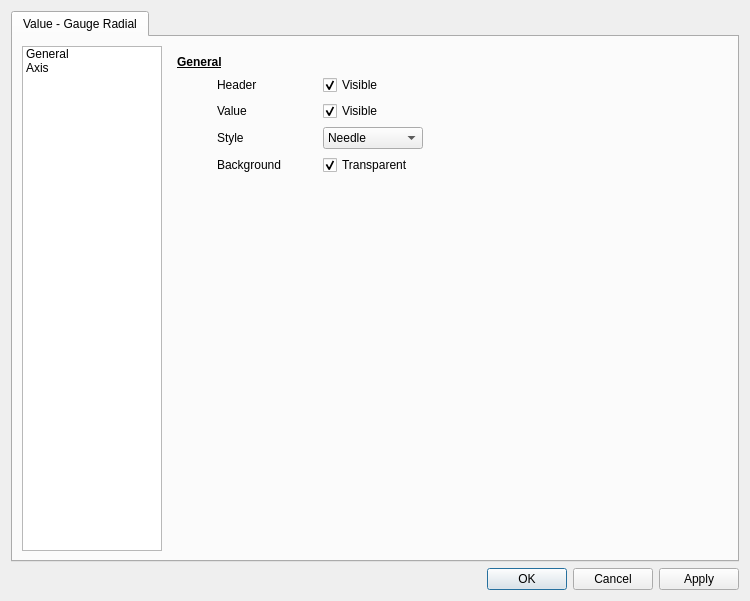
<?xml version="1.0" encoding="UTF-8"?>
<ui version="4.0">
 <class>QTBValueGaugeRadialEditor</class>
 <widget class="QDialog" name="QTBValueGaugeRadialEditor">
  <property name="geometry">
   <rect>
    <x>0</x>
    <y>0</y>
    <width>750</width>
    <height>601</height>
   </rect>
  </property>
  <property name="minimumSize">
   <size>
    <width>750</width>
    <height>550</height>
   </size>
  </property>
  <property name="windowTitle">
   <string>Circular Gauge</string>
  </property>
  <layout class="QVBoxLayout" name="verticalLayout_2">
   <item>
    <widget class="QTabWidget" name="tabWidget">
     <property name="currentIndex">
      <number>0</number>
     </property>
     <property name="tabsClosable">
      <bool>false</bool>
     </property>
     <widget class="QWidget" name="tab">
      <attribute name="title">
       <string>Value - Gauge Radial</string>
      </attribute>
      <layout class="QHBoxLayout" name="horizontalLayout_4">
       <item>
        <widget class="QListWidget" name="listWidget">
         <property name="minimumSize">
          <size>
           <width>140</width>
           <height>0</height>
          </size>
         </property>
         <property name="maximumSize">
          <size>
           <width>140</width>
           <height>16777215</height>
          </size>
         </property>
         <property name="editTriggers">
          <set>QAbstractItemView::NoEditTriggers</set>
         </property>
         <property name="currentRow">
          <number>-1</number>
         </property>
         <item>
          <property name="text">
           <string>General</string>
          </property>
         </item>
         <item>
          <property name="text">
           <string>Axis</string>
          </property>
         </item>
        </widget>
       </item>
       <item>
        <widget class="QStackedWidget" name="stackedWidget">
         <property name="currentIndex">
          <number>0</number>
         </property>
         <widget class="QWidget" name="generalPage">
          <layout class="QVBoxLayout" name="verticalLayout">
           <item>
            <widget class="QLabel" name="label_17">
             <property name="font">
              <font>
               <weight>75</weight>
               <bold>true</bold>
               <underline>true</underline>
              </font>
             </property>
             <property name="text">
              <string>General</string>
             </property>
            </widget>
           </item>
           <item>
            <layout class="QHBoxLayout" name="horizontalLayout_3">
             <item>
              <spacer name="horizontalSpacer_14">
               <property name="orientation">
                <enum>Qt::Horizontal</enum>
               </property>
               <property name="sizeType">
                <enum>QSizePolicy::Fixed</enum>
               </property>
               <property name="sizeHint" stdset="0">
                <size>
                 <width>40</width>
                 <height>20</height>
                </size>
               </property>
              </spacer>
             </item>
             <item>
              <widget class="QLabel" name="label_3">
               <property name="minimumSize">
                <size>
                 <width>100</width>
                 <height>0</height>
                </size>
               </property>
               <property name="text">
                <string>Header </string>
               </property>
              </widget>
             </item>
             <item>
              <widget class="QCheckBox" name="headerCheckBox">
               <property name="minimumSize">
                <size>
                 <width>100</width>
                 <height>0</height>
                </size>
               </property>
               <property name="text">
                <string>Visible</string>
               </property>
               <property name="checked">
                <bool>true</bool>
               </property>
              </widget>
             </item>
             <item>
              <spacer name="horizontalSpacer">
               <property name="orientation">
                <enum>Qt::Horizontal</enum>
               </property>
               <property name="sizeHint" stdset="0">
                <size>
                 <width>40</width>
                 <height>20</height>
                </size>
               </property>
              </spacer>
             </item>
            </layout>
           </item>
           <item>
            <layout class="QHBoxLayout" name="horizontalLayout_5">
             <item>
              <spacer name="horizontalSpacer_15">
               <property name="orientation">
                <enum>Qt::Horizontal</enum>
               </property>
               <property name="sizeType">
                <enum>QSizePolicy::Fixed</enum>
               </property>
               <property name="sizeHint" stdset="0">
                <size>
                 <width>40</width>
                 <height>20</height>
                </size>
               </property>
              </spacer>
             </item>
             <item>
              <widget class="QLabel" name="label_4">
               <property name="minimumSize">
                <size>
                 <width>100</width>
                 <height>0</height>
                </size>
               </property>
               <property name="text">
                <string>Value</string>
               </property>
              </widget>
             </item>
             <item>
              <widget class="QCheckBox" name="valueCheckBox">
               <property name="minimumSize">
                <size>
                 <width>100</width>
                 <height>0</height>
                </size>
               </property>
               <property name="text">
                <string>Visible</string>
               </property>
               <property name="checked">
                <bool>true</bool>
               </property>
              </widget>
             </item>
             <item>
              <spacer name="horizontalSpacer_2">
               <property name="orientation">
                <enum>Qt::Horizontal</enum>
               </property>
               <property name="sizeHint" stdset="0">
                <size>
                 <width>40</width>
                 <height>20</height>
                </size>
               </property>
              </spacer>
             </item>
            </layout>
           </item>
           <item>
            <layout class="QHBoxLayout" name="horizontalLayout_6">
             <item>
              <spacer name="horizontalSpacer_17">
               <property name="orientation">
                <enum>Qt::Horizontal</enum>
               </property>
               <property name="sizeType">
                <enum>QSizePolicy::Fixed</enum>
               </property>
               <property name="sizeHint" stdset="0">
                <size>
                 <width>40</width>
                 <height>20</height>
                </size>
               </property>
              </spacer>
             </item>
             <item>
              <widget class="QLabel" name="label_6">
               <property name="minimumSize">
                <size>
                 <width>100</width>
                 <height>0</height>
                </size>
               </property>
               <property name="text">
                <string>Style</string>
               </property>
              </widget>
             </item>
             <item>
              <widget class="QComboBox" name="styleComboBox">
               <property name="minimumSize">
                <size>
                 <width>100</width>
                 <height>0</height>
                </size>
               </property>
               <item>
                <property name="text">
                 <string>Needle</string>
                </property>
               </item>
               <item>
                <property name="text">
                 <string>Band</string>
                </property>
               </item>
              </widget>
             </item>
             <item>
              <spacer name="horizontalSpacer_4">
               <property name="orientation">
                <enum>Qt::Horizontal</enum>
               </property>
               <property name="sizeHint" stdset="0">
                <size>
                 <width>40</width>
                 <height>20</height>
                </size>
               </property>
              </spacer>
             </item>
            </layout>
           </item>
           <item>
            <layout class="QHBoxLayout" name="horizontalLayout_7">
             <item>
              <spacer name="horizontalSpacer_16">
               <property name="orientation">
                <enum>Qt::Horizontal</enum>
               </property>
               <property name="sizeType">
                <enum>QSizePolicy::Fixed</enum>
               </property>
               <property name="sizeHint" stdset="0">
                <size>
                 <width>40</width>
                 <height>20</height>
                </size>
               </property>
              </spacer>
             </item>
             <item>
              <widget class="QLabel" name="label_7">
               <property name="minimumSize">
                <size>
                 <width>100</width>
                 <height>0</height>
                </size>
               </property>
               <property name="text">
                <string>Background</string>
               </property>
              </widget>
             </item>
             <item>
              <widget class="QCheckBox" name="transparentCheckBox">
               <property name="minimumSize">
                <size>
                 <width>100</width>
                 <height>0</height>
                </size>
               </property>
               <property name="text">
                <string>Transparent</string>
               </property>
               <property name="checked">
                <bool>true</bool>
               </property>
              </widget>
             </item>
             <item>
              <spacer name="horizontalSpacer_5">
               <property name="orientation">
                <enum>Qt::Horizontal</enum>
               </property>
               <property name="sizeHint" stdset="0">
                <size>
                 <width>40</width>
                 <height>20</height>
                </size>
               </property>
              </spacer>
             </item>
            </layout>
           </item>
           <item>
            <spacer name="verticalSpacer">
             <property name="orientation">
              <enum>Qt::Vertical</enum>
             </property>
             <property name="sizeHint" stdset="0">
              <size>
               <width>20</width>
               <height>40</height>
              </size>
             </property>
            </spacer>
           </item>
          </layout>
         </widget>
         <widget class="QWidget" name="axisPage">
          <layout class="QVBoxLayout" name="verticalLayout_6">
           <item>
            <widget class="QLabel" name="label_18">
             <property name="font">
              <font>
               <weight>75</weight>
               <bold>true</bold>
               <underline>true</underline>
              </font>
             </property>
             <property name="text">
              <string>Axis</string>
             </property>
            </widget>
           </item>
           <item>
            <layout class="QHBoxLayout" name="horizontalLayout_10">
             <item>
              <spacer name="horizontalSpacer_11">
               <property name="orientation">
                <enum>Qt::Horizontal</enum>
               </property>
               <property name="sizeType">
                <enum>QSizePolicy::Fixed</enum>
               </property>
               <property name="sizeHint" stdset="0">
                <size>
                 <width>40</width>
                 <height>20</height>
                </size>
               </property>
              </spacer>
             </item>
             <item>
              <widget class="QLabel" name="label_11">
               <property name="minimumSize">
                <size>
                 <width>100</width>
                 <height>0</height>
                </size>
               </property>
               <property name="text">
                <string>Ticks</string>
               </property>
              </widget>
             </item>
             <item>
              <widget class="QCheckBox" name="ticksCheckBox">
               <property name="minimumSize">
                <size>
                 <width>100</width>
                 <height>0</height>
                </size>
               </property>
               <property name="text">
                <string>Visible</string>
               </property>
               <property name="checked">
                <bool>true</bool>
               </property>
              </widget>
             </item>
             <item>
              <spacer name="horizontalSpacer_9">
               <property name="orientation">
                <enum>Qt::Horizontal</enum>
               </property>
               <property name="sizeHint" stdset="0">
                <size>
                 <width>40</width>
                 <height>20</height>
                </size>
               </property>
              </spacer>
             </item>
            </layout>
           </item>
           <item>
            <layout class="QHBoxLayout" name="horizontalLayout_11">
             <item>
              <spacer name="horizontalSpacer_12">
               <property name="orientation">
                <enum>Qt::Horizontal</enum>
               </property>
               <property name="sizeType">
                <enum>QSizePolicy::Fixed</enum>
               </property>
               <property name="sizeHint" stdset="0">
                <size>
                 <width>40</width>
                 <height>20</height>
                </size>
               </property>
              </spacer>
             </item>
             <item>
              <widget class="QLabel" name="label_12">
               <property name="minimumSize">
                <size>
                 <width>100</width>
                 <height>0</height>
                </size>
               </property>
               <property name="text">
                <string>Labels</string>
               </property>
              </widget>
             </item>
             <item>
              <widget class="QCheckBox" name="labelsCheckBox">
               <property name="minimumSize">
                <size>
                 <width>100</width>
                 <height>0</height>
                </size>
               </property>
               <property name="text">
                <string>Visible</string>
               </property>
               <property name="checked">
                <bool>true</bool>
               </property>
              </widget>
             </item>
             <item>
              <spacer name="horizontalSpacer_10">
               <property name="orientation">
                <enum>Qt::Horizontal</enum>
               </property>
               <property name="sizeHint" stdset="0">
                <size>
                 <width>40</width>
                 <height>20</height>
                </size>
               </property>
              </spacer>
             </item>
            </layout>
           </item>
           <item>
            <layout class="QHBoxLayout" name="horizontalLayout">
             <item>
              <spacer name="horizontalSpacer_13">
               <property name="orientation">
                <enum>Qt::Horizontal</enum>
               </property>
               <property name="sizeType">
                <enum>QSizePolicy::Fixed</enum>
               </property>
               <property name="sizeHint" stdset="0">
                <size>
                 <width>40</width>
                 <height>20</height>
                </size>
               </property>
              </spacer>
             </item>
             <item>
              <widget class="QLabel" name="label_5">
               <property name="minimumSize">
                <size>
                 <width>100</width>
                 <height>0</height>
                </size>
               </property>
               <property name="text">
                <string>Range</string>
               </property>
              </widget>
             </item>
             <item>
              <widget class="QComboBox" name="rangeComboBox">
               <item>
                <property name="text">
                 <string>Automatic scale</string>
                </property>
               </item>
               <item>
                <property name="text">
                 <string>Parameter range</string>
                </property>
               </item>
               <item>
                <property name="text">
                 <string>Custom scale</string>
                </property>
               </item>
              </widget>
             </item>
             <item>
              <spacer name="horizontalSpacer_3">
               <property name="orientation">
                <enum>Qt::Horizontal</enum>
               </property>
               <property name="sizeHint" stdset="0">
                <size>
                 <width>40</width>
                 <height>20</height>
                </size>
               </property>
              </spacer>
             </item>
            </layout>
           </item>
           <item>
            <widget class="QWidget" name="scaleWidget" native="true">
             <property name="enabled">
              <bool>false</bool>
             </property>
             <layout class="QHBoxLayout" name="horizontalLayout_9">
              <property name="leftMargin">
               <number>0</number>
              </property>
              <property name="topMargin">
               <number>0</number>
              </property>
              <property name="rightMargin">
               <number>0</number>
              </property>
              <property name="bottomMargin">
               <number>0</number>
              </property>
              <item>
               <widget class="QLabel" name="label_2">
                <property name="minimumSize">
                 <size>
                  <width>100</width>
                  <height>0</height>
                 </size>
                </property>
                <property name="text">
                 <string/>
                </property>
               </widget>
              </item>
              <item>
               <layout class="QVBoxLayout" name="verticalLayout_3">
                <item>
                 <widget class="QLabel" name="label_9">
                  <property name="minimumSize">
                   <size>
                    <width>100</width>
                    <height>0</height>
                   </size>
                  </property>
                  <property name="text">
                   <string>Minimum</string>
                  </property>
                  <property name="indent">
                   <number>-1</number>
                  </property>
                 </widget>
                </item>
                <item>
                 <widget class="QLabel" name="label_10">
                  <property name="minimumSize">
                   <size>
                    <width>100</width>
                    <height>0</height>
                   </size>
                  </property>
                  <property name="text">
                   <string>Maximum</string>
                  </property>
                  <property name="indent">
                   <number>-1</number>
                  </property>
                 </widget>
                </item>
               </layout>
              </item>
              <item>
               <layout class="QVBoxLayout" name="verticalLayout_4">
                <item>
                 <widget class="QDoubleSpinBox" name="rangeMinDoubleSpinBox">
                  <property name="decimals">
                   <number>4</number>
                  </property>
                  <property name="minimum">
                   <double>-9999999999999999538762658202121142272.000000000000000</double>
                  </property>
                  <property name="maximum">
                   <double>99999999999999996863366107917975552.000000000000000</double>
                  </property>
                 </widget>
                </item>
                <item>
                 <widget class="QDoubleSpinBox" name="rangeMaxDoubleSpinBox">
                  <property name="decimals">
                   <number>4</number>
                  </property>
                  <property name="minimum">
                   <double>-9999999999999999455752309870428160.000000000000000</double>
                  </property>
                  <property name="maximum">
                   <double>999999999999999945575230987042816.000000000000000</double>
                  </property>
                 </widget>
                </item>
               </layout>
              </item>
              <item>
               <spacer name="horizontalSpacer_8">
                <property name="orientation">
                 <enum>Qt::Horizontal</enum>
                </property>
                <property name="sizeHint" stdset="0">
                 <size>
                  <width>136</width>
                  <height>20</height>
                 </size>
                </property>
               </spacer>
              </item>
             </layout>
            </widget>
           </item>
           <item>
            <spacer name="verticalSpacer_3">
             <property name="orientation">
              <enum>Qt::Vertical</enum>
             </property>
             <property name="sizeHint" stdset="0">
              <size>
               <width>20</width>
               <height>364</height>
              </size>
             </property>
            </spacer>
           </item>
          </layout>
         </widget>
        </widget>
       </item>
      </layout>
     </widget>
    </widget>
   </item>
   <item>
    <widget class="QDialogButtonBox" name="buttonBox">
     <property name="orientation">
      <enum>Qt::Horizontal</enum>
     </property>
     <property name="standardButtons">
      <set>QDialogButtonBox::Apply|QDialogButtonBox::Cancel|QDialogButtonBox::Ok</set>
     </property>
    </widget>
   </item>
  </layout>
 </widget>
 <resources/>
 <connections>
  <connection>
   <sender>buttonBox</sender>
   <signal>accepted()</signal>
   <receiver>QTBValueGaugeRadialEditor</receiver>
   <slot>accept()</slot>
   <hints>
    <hint type="sourcelabel">
     <x>248</x>
     <y>254</y>
    </hint>
    <hint type="destinationlabel">
     <x>157</x>
     <y>274</y>
    </hint>
   </hints>
  </connection>
  <connection>
   <sender>buttonBox</sender>
   <signal>rejected()</signal>
   <receiver>QTBValueGaugeRadialEditor</receiver>
   <slot>reject()</slot>
   <hints>
    <hint type="sourcelabel">
     <x>316</x>
     <y>260</y>
    </hint>
    <hint type="destinationlabel">
     <x>286</x>
     <y>274</y>
    </hint>
   </hints>
  </connection>
 </connections>
</ui>
